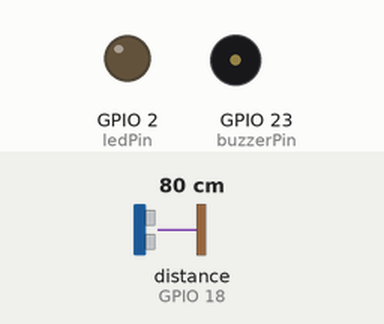
A sketch run on a simulated ESP32. Shown: output pins drawn as LEDs (lit = HIGH), buzzer (waves = sounding, pin HIGH). Wiring (inferred from the names in the program): ultrasonic range finder: trigger GPIO 5; echo GPIO 18. Inputs (shaded band) come from the test bench; at power-on: distance to the obstacle (sensor on GPIO 18) 80 cm. The echo pulse lasts 58.3 µs per cm; WiFi joins after 1.5 s; servers stay silent unless stated; uploads are accepted with an empty reply; pins used as bus, display or sensor lines are not drawn; what the sketch prints to the serial monitor is not drawn.

Above: at 5.9 s.
6.0 s: distance to the obstacle (sensor on GPIO 18) set to 32 cm
7.9 s: distance to the obstacle (sensor on GPIO 18) set to 26 cm
At 9.6 s:
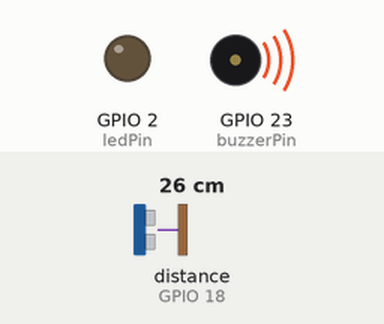
11.7 s: distance to the obstacle (sensor on GPIO 18) set to 35 cm
At 12.2 s:
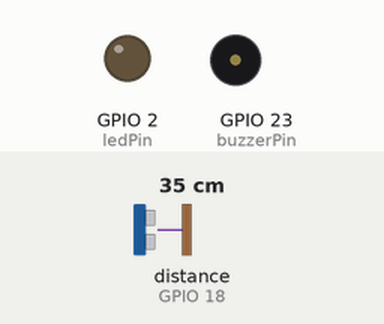
13.2 s: distance to the obstacle (sensor on GPIO 18) set to 4 cm
At 15.9 s:
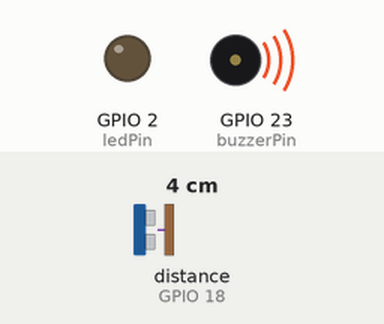
Timing chart, 0 to 18.0 s (numbered marks = the images above; inputs shaded):
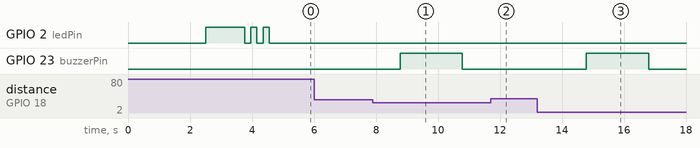

The sketch:

SmartDeskPosture_Wokwi.ino
```cpp
#include <WiFi.h>
#include <HTTPClient.h>
#include <ArduinoJson.h>

// ====== WiFi Credentials (Wokwi Default) ======
#define WIFI_SSID "Wokwi-GUEST"
#define WIFI_PASSWORD ""

// ====== Firebase Configuration ======
#define FIREBASE_HOST "https://smart-desk-posture-default-rtdb.asia-southeast1.firebasedatabase.app/"
#define FIREBASE_AUTH "6yPRRp6z6b1uHrK7vl2YbRBxZAidbRFoDlXDaSrT"

// ====== Hardware Pins ======
const int trigPin = 5;
const int echoPin = 18;
const int buzzerPin = 23;
const int ledPin = 2; // Built-in LED for status indication

// ====== Configuration ======
const int badPostureThreshold = 30; // <30 cm = slouching
const int maxDistance = 200; // Maximum valid distance (cm)
const int minDistance = 2;   // Minimum valid distance (cm)
const int readingInterval = 2000; // 2 seconds between readings
const int buzzerDuration = 500; // Buzzer beep duration (ms)

// ====== Global Variables ======
unsigned long lastReading = 0;
int consecutiveBadReadings = 0;
int consecutiveGoodReadings = 0;
bool buzzerActive = false;
unsigned long buzzerStartTime = 0;
String currentUserID = "ryan_test"; // Default user for simulation
// TODO: In real implementation, get this from user login or device registration

// ====== Posture Data Structure ======
struct PostureData {
  long distance;
  String status;
  unsigned long timestamp;
  String userID;
};

void setup() {
  Serial.begin(115200);
  delay(1000);

  Serial.println("🚀 Smart Desk Posture Monitor Starting...");

  // Initialize pins
  pinMode(trigPin, OUTPUT);
  pinMode(echoPin, INPUT);
  pinMode(buzzerPin, OUTPUT);
  pinMode(ledPin, OUTPUT);

  // Initialize pins to safe states
  digitalWrite(trigPin, LOW);
  digitalWrite(buzzerPin, LOW);
  digitalWrite(ledPin, LOW);

  // Connect to WiFi
  connectToWiFi();

  // Calibrate sensor
  calibrateSensor();

  Serial.println("✅ System Ready!");
  blinkLED(3, 200); // 3 quick blinks to indicate ready
}

void connectToWiFi() {
  Serial.print("📡 Connecting to WiFi: ");
  Serial.println(WIFI_SSID);

  WiFi.begin(WIFI_SSID, WIFI_PASSWORD);

  int attempts = 0;
  while (WiFi.status() != WL_CONNECTED && attempts < 20) {
    delay(500);
    Serial.print(".");
    attempts++;
  }

  if (WiFi.status() == WL_CONNECTED) {
    Serial.println("\n✅ WiFi Connected!");
    Serial.print("📶 IP Address: ");
    Serial.println(WiFi.localIP());
    digitalWrite(ledPin, HIGH); // LED on when connected
  } else {
    Serial.println("\n❌ WiFi Connection Failed!");
    Serial.println("🔄 Retrying in 10 seconds...");
    delay(10000);
    ESP.restart(); // Restart if WiFi fails
  }
}

void calibrateSensor() {
  Serial.println("🔧 Calibrating ultrasonic sensor...");

  // Take 5 readings and average them
  long totalDistance = 0;
  int validReadings = 0;

  for (int i = 0; i < 10; i++) {
    long distance = getDistanceCM();
    if (distance >= minDistance && distance <= maxDistance) {
      totalDistance += distance;
      validReadings++;
    }
    delay(100);
  }

  if (validReadings > 0) {
    long avgDistance = totalDistance / validReadings;
    Serial.print("📏 Calibrated distance: ");
    Serial.print(avgDistance);
    Serial.println(" cm");
  } else {
    Serial.println("⚠️ Sensor calibration failed - using default values");
  }
}

long getDistanceCM() {
  // Send ultrasonic pulse
  digitalWrite(trigPin, LOW);
  delayMicroseconds(2);
  digitalWrite(trigPin, HIGH);
  delayMicroseconds(10);
  digitalWrite(trigPin, LOW);

  // Read echo duration
  long duration = pulseIn(echoPin, HIGH, 30000); // 30ms timeout

  if (duration == 0) {
    Serial.println("⚠️ Sensor timeout - no echo received");
    return -1; // Error value
  }

  // Calculate distance
  long distance = duration * 0.034 / 2;

  // Validate distance
  if (distance < minDistance || distance > maxDistance) {
    Serial.println("⚠️ Invalid distance reading: " + String(distance) + " cm");
    return -1; // Error value
  }

  return distance;
}

String determinePostureStatus(long distance) {
  if (distance == -1) {
    return "Error";
  } else if (distance < badPostureThreshold) {
    return "Bad";
  } else if (distance > 80) {
    return "Too Far";
  } else {
    return "Good";
  }
}

void handleBuzzer(String status) {
  if (status == "Bad") {
    if (!buzzerActive) {
      digitalWrite(buzzerPin, HIGH);
      buzzerActive = true;
      buzzerStartTime = millis();
      Serial.println("🔔 Buzzer ON - Bad posture detected!");
    }
  } else {
    if (buzzerActive) {
      digitalWrite(buzzerPin, LOW);
      buzzerActive = false;
      Serial.println("🔇 Buzzer OFF");
    }
  }

  // Auto-turn off buzzer after duration
  if (buzzerActive && (millis() - buzzerStartTime > buzzerDuration)) {
    digitalWrite(buzzerPin, LOW);
    buzzerActive = false;
  }
}

void updateFirebase(PostureData data) {
  if (WiFi.status() != WL_CONNECTED) {
    Serial.println("❌ WiFi not connected - skipping upload");
    return;
  }

  // Create JSON payload
  DynamicJsonDocument doc(1024);
  doc["distance"] = data.distance;
  doc["status"] = data.status;
  doc["timestamp"] = data.timestamp;
  doc["userID"] = data.userID;

  String jsonString;
  serializeJson(doc, jsonString);

  // Send to Firebase using HTTP - User-specific paths
  HTTPClient http;

  // 1. Store historical data in user-specific path
  String url1 = String(FIREBASE_HOST) + "users/" + data.userID + "/postureData/" + String(data.timestamp) + ".json?auth=" + String(FIREBASE_AUTH);
  http.begin(url1);
  http.addHeader("Content-Type", "application/json");

  int httpResponseCode = http.PUT(jsonString);

  if (httpResponseCode > 0) {
    String response = http.getString();
    Serial.println("📤 Data uploaded: " + data.status + " (" + String(data.distance) + "cm)");
    Serial.println("Response: " + response);
  } else {
    Serial.println("❌ Firebase upload failed. Error code: " + String(httpResponseCode));
  }

  http.end();

  // 2. Update user-specific real-time status
  String url2 = String(FIREBASE_HOST) + "users/" + data.userID + "/posture/status.json?auth=" + String(FIREBASE_AUTH);
  http.begin(url2);
  http.addHeader("Content-Type", "application/json");
  http.PUT("\"" + data.status + "\"");
  http.end();

  String url3 = String(FIREBASE_HOST) + "users/" + data.userID + "/posture/distance.json?auth=" + String(FIREBASE_AUTH);
  http.begin(url3);
  http.addHeader("Content-Type", "application/json");
  http.PUT(String(data.distance));
  http.end();

  // 3. Update global posture status (for admin/monitoring)
  String url4 = String(FIREBASE_HOST) + "global/activeUsers/" + data.userID + ".json?auth=" + String(FIREBASE_AUTH);
  http.begin(url4);
  http.addHeader("Content-Type", "application/json");
  http.PUT("{\"status\":\"" + data.status + "\",\"distance\":" + String(data.distance) + ",\"lastSeen\":" + String(data.timestamp) + "}");
  http.end();
}

void blinkLED(int times, int delayMs) {
  for (int i = 0; i < times; i++) {
    digitalWrite(ledPin, HIGH);
    delay(delayMs);
    digitalWrite(ledPin, LOW);
    delay(delayMs);
  }
}

void loop() {
  // Check if it's time for a new reading
  if (millis() - lastReading >= readingInterval) {
    lastReading = millis();

    // Get distance reading
    long distance = getDistanceCM();

    if (distance != -1) {
      // Determine posture status
      String status = determinePostureStatus(distance);

      // Handle buzzer based on status
      handleBuzzer(status);

      // Create posture data
      PostureData data;
      data.distance = distance;
      data.status = status;
      data.timestamp = millis();
      data.userID = currentUserID;

      // Update Firebase
      updateFirebase(data);

      // Update consecutive readings counter
      if (status == "Bad") {
        consecutiveBadReadings++;
        consecutiveGoodReadings = 0;
      } else {
        consecutiveGoodReadings++;
        consecutiveBadReadings = 0;
      }

      // Print status
      Serial.print("📊 Distance: ");
      Serial.print(distance);
      Serial.print(" cm | Status: ");
      Serial.print(status);
      Serial.print(" | Bad streak: ");
      Serial.println(consecutiveBadReadings);

    } else {
      Serial.println("❌ Invalid sensor reading - skipping this cycle");
    }
  }

  // Check WiFi connection
  if (WiFi.status() != WL_CONNECTED) {
    Serial.println("❌ WiFi disconnected - attempting reconnection...");
    connectToWiFi();
  }

  // Update system status every 30 seconds
  static unsigned long lastStatusUpdate = 0;
  if (millis() - lastStatusUpdate > 30000) {
    lastStatusUpdate = millis();
    Serial.println("🔄 System status updated");
  }

  // Small delay to prevent overwhelming the system
  delay(100);
}
```

Measured:
- the behaviour switches between 31 and 30 cm on distance to the obstacle (sensor on GPIO 18) (found by bisection; images 0 and 1)
- after the input at 6.0 s, every drawn part: stays the same
- after the input at 7.9 s, GPIO 23 (buzzerPin): LOW → HIGH after 0.87 s, → LOW 2.0 s later
- after the input at 11.7 s, GPIO 23 (buzzerPin): stays LOW (without the input it goes to HIGH after 1.1 s)
- after the input at 13.2 s, GPIO 23 (buzzerPin): LOW → HIGH after 1.6 s, → LOW 2.0 s later
